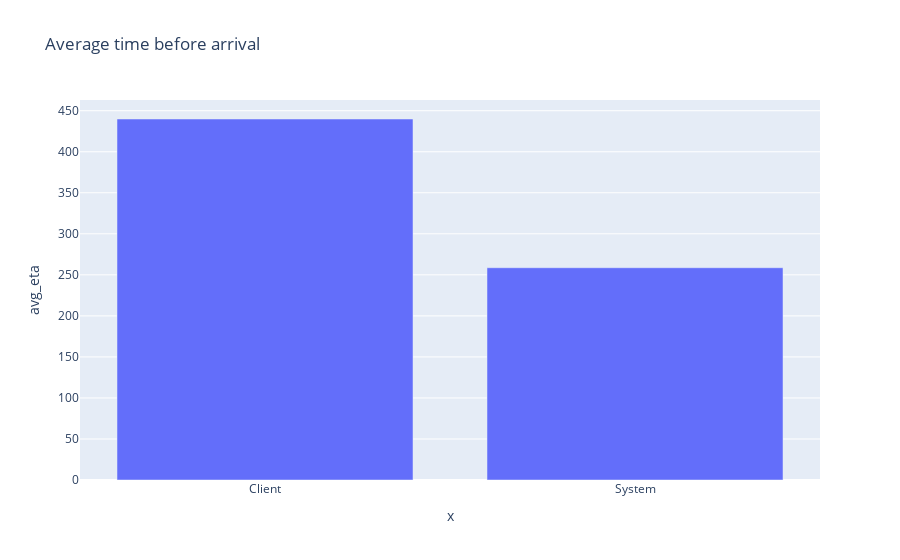

Notebook cell for this chart:
### Code cell
fig=px.bar(data_frame=df_orders_eta,x=df_orders_eta['order_status_key'].map({4:'Client',9:'System'}),y="avg_eta",title="Average time before arrival")
fig.update_xaxes(
    tickvals=[0,1]
)
fig.show()

### Figure 1 — Plotly figure (JSON) as saved in the notebook; plotly's stock layout.template omitted (floating-point values rounded to 4 significant figures)
{"data": [{"alignmentgroup": "True", "hovertemplate": "x=%{x}<br>avg_eta=%{y}<extra></extra>", "legendgroup": "", "marker": {"color": "#636efa", "pattern": {"shape": ""}}, "name": "", "offsetgroup": "", "orientation": "v", "showlegend": false, "textposition": "auto", "type": "bar", "x": ["Client", "System"], "xaxis": "x", "y": [439.9, 258.7], "yaxis": "y"}], "layout": {"barmode": "relative", "legend": {"tracegroupgap": 0}, "title": {"text": "Average time before arrival"}, "xaxis": {"anchor": "y", "domain": [0, 1], "tickvals": [0, 1], "title": {"text": "x"}}, "yaxis": {"anchor": "x", "domain": [0, 1], "title": {"text": "avg_eta"}}}}
